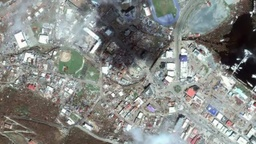
#> input picture irma_devastation.jpg, 256 x 144 px, shrunk from 1100 x 619 before the run
$ jupyter execute Elbow_Method_opencv.ipynb
#> lines starting #> are read from the running program, lines starting #| are printed output that depends on the picture; long printed decimals are rounded
[cell 1]
import cv2
import numpy as np
import matplotlib.pyplot as plt

[cell 2]
img=cv2.imread('irma_devastation.jpg',1)
#> img is the input picture: shape (144, 256, 3); mean B, G, R 131.7, 134.9, 132.7
plt.figure(figsize=(12,6))
plt.imshow(img)
plt.axis('off')
plt.title("Original image")


imgCL=np.float32(img.reshape((-1,3)))

crit=(cv2.TERM_CRITERIA_EPS + cv2.TERM_CRITERIA_MAX_ITER,15,1.0)

K=5

ret,lab,center = cv2.kmeans(imgCL, K, None, crit, 10, cv2.KMEANS_RANDOM_CENTERS)
#> ret = 25159686.8; center = [[35.33, 34.3, 38.65], [170.3, 172.7, 167.3], [220.9, 222.3, 214.2], [128.4, 133.3, 129.7], [79.39, 84.56, 88.83]]

print('Min and max values for labels and label array dimensions:',min(lab),max(lab),lab.shape)
#| Min and max values for labels and label array dimensions: [0] [4] (36864, 1)

[cell 3]
print('Compactness:',ret)
#| Compactness: 25159686.786
center=np.uint8(center)
#> center = [[35, 34, 38], [170, 172, 167], [220, 222, 214], [128, 133, 129], [79, 84, 88]]
print('Cluster Centers:\n',center)
#| Cluster Centers:
#|  [[ 35  34  38]
#|  [170 172 167]
#|  [220 222 214]
#|  [128 133 129]
#|  [ 79  84  88]]

print('label matrix dimensions:', lab.shape)
#| label matrix dimensions: (36864, 1)

print('First elements of the label matrix (flattened):\n',lab.flatten()[0:5])
#| First elements of the label matrix (flattened):
#|  [4 4 4 4 4]

res=center[lab.flatten()];


res2=res.reshape((img.shape));#
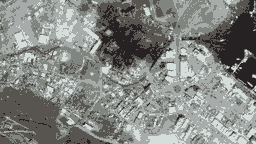
#> res2: shape (144, 256, 3); mean B, G, R 131.2, 134.4, 132.2
print('final image dims:',res2.shape)
#| final image dims: (144, 256, 3)

plt.figure(figsize=(12,6))
plt.imshow(res2)
plt.axis('off')
plt.title("K-means. Clusterized image  (5 clusters). Colors corresponding to class center coords.");

[cell 4]
colores=np.array([[255, 0, 0],[0, 255, 0],[0, 0, 255],[255, 0, 255],[255,255,0]])
res3=colores[lab.flatten()]
res3=res3.reshape((img.shape))
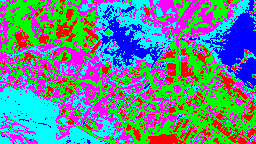
#> res3: shape (144, 256, 3) int64; mean B, G, R 149, 133.4, 96.7
plt.figure(figsize=(12,6))
plt.imshow(res3)
plt.title("Clustered image. k-means (5 clusters)")
plt.axis('off')
plt.figure(figsize=(12,6))
plt.imshow(img)
plt.title("ORIGINAL IMAGE")
plt.axis('off');
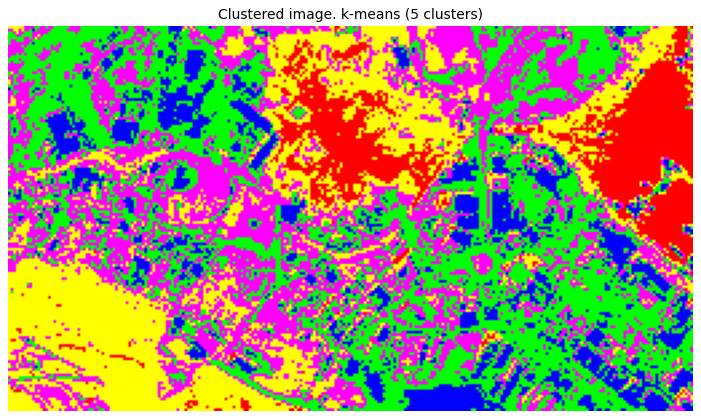
#> figure drawn by matplotlib, 1 panel; B, G, R data is drawn as R, G, B

[cell 5]
K = range(1,11)
inert = {}
for k in K:
  ret,lab,center = cv2.kmeans(imgCL, k, None, crit, 10, cv2.KMEANS_RANDOM_CENTERS)
  inert[k] = ret
#> this loop made 10 passes
#> ret on passes 3 to 10: 57569151.7, 37150030, 25170443.2, 17780817.7, 14158796.4, 11845822.9, 10387449.1, 9268582.3
#> (ret, center) on passes 1 to 2: (319569736.4, [[131.7, 134.9, 132.7]]), (105332292.2, [[170.4, 172.9, 167.4], [77.38, 81.63, 84.08]])
#> after the loop, inert = 10 items

print(inert)
#| {1: 319569736.378, 2: 105332292.223, 3: 57569151.735, 4: 37150030.008, 5: 25170443.200, 6: 17780817.695, 7: 14158796.429, 8: 11845822.882, 9: 10387449.142, 10: 9268582.324}

[cell 6]
plt.plot(inert.keys(), inert.values(), 'bx-')
plt.xlabel('k')
plt.ylabel('Distortion')
plt.title('The Elbow Method')
plt.show()
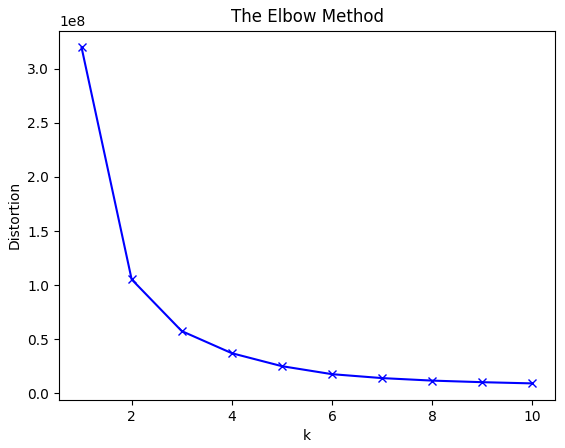
#> figure drawn by matplotlib, 1 panel; curve peaks at x = 1, y = 319569736.4
